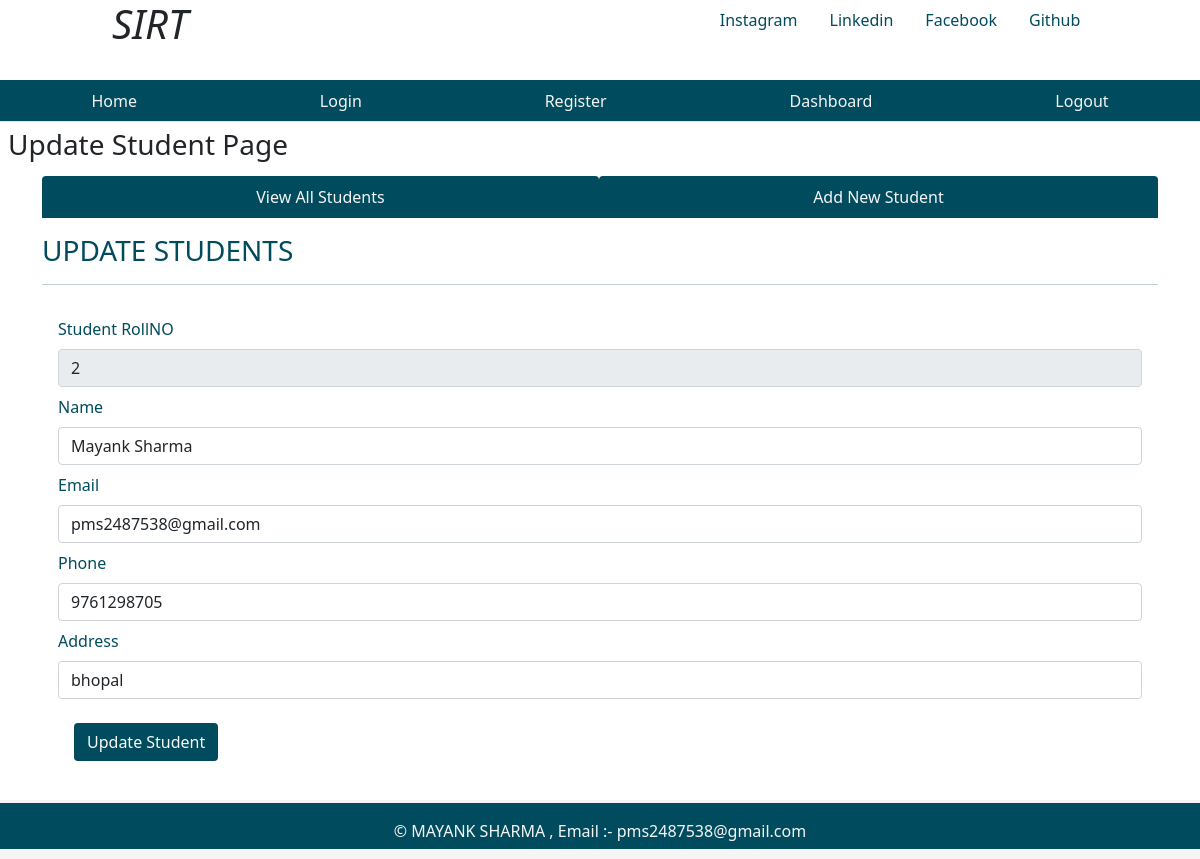
The app's page /fetchone/2 with its own data.
### tables this page shows
CREATE TABLE students (
    empid INTEGER PRIMARY KEY AUTOINCREMENT,
    name TEXT NOT NULL,
    email TEXT,
    phone INTEGER,
    address TEXT,
    joining_date DATE DEFAULT CURRENT_TIMESTAMP,
    total_attendence INTEGER,
    total_fees_paid INTEGER,
    total_fees_pending INTEGER,
    total_assignment_submitted INTEGER
);

### app.py (the view)
@app.route('/fetchone/<int:empid>')
def fetchone(empid):
    user=get_current_user()
    db = get_database()
    stud_cur=db.execute("SELECT * FROM students WHERE empid = :empid", {"empid": empid})
    single_student = stud_cur.fetchone()
    return render_template('updatestudent.html',user=user,single_student=single_student)

### app.py (called while the page is built)
@app.teardown_appcontext
def close_databse(error):
    if hasattr(g,'studentdatabase_db'):
        g.studentdatabase_db.close()

def get_current_user():
    user = None
    if 'user' in session:
        user = session['user']
        db = get_database()
        user_cur = db.execute('select * from users where name = ?',[user])
        user = user_cur.fetchone()
    return user

### database.py (called while the page is built)
def get_database():
    if not hasattr(g, 'studentdatabase_db'):
        g.studentdatabase_db = connect_to_database()
        with g.studentdatabase_db as connection:
            cursor = connection.cursor()
            cursor.execute(CREATE_USERS_TABLE)
            cursor.execute(CREATE_STUDENTS_TABLE)
            connection.commit()  # Commit changes to persist the tables
    return g.studentdatabase_db

def connect_to_database():
    sql = sqlite3.connect('D:/COLLAGE ERP MODEL FLASK/studentdata.db')
    sql.row_factory = sqlite3.Row
    return sql

### templates/updatestudent.html (shortened to what this page needs)
{% from "showlinks.html" import show_links %}
{% from "showlinks.html" import socialmedialinks %}
<!DOCTYPE html>
<html lang="en">
<head>
    <link href="https://cdn.jsdelivr.net/npm/bootstrap@5.1.3/dist/css/bootstrap.min.css" rel="stylesheet">
    <link rel="stylesheet" href="https://cdnjs.cloudflare.com/ajax/libs/font-awesome/6.2.0/css/all.min.css" />
    <link rel="stylesheet" href="https://cdn.jsdelivr.net/npm/bootstrap@5.1.3/dist/css/bootstrap.min.css">
    <link rel="stylesheet" href="{{url_for('static',filename='singlestudent.css')}}" type = "text/css">
</head>
<body>
      <div class="parent">
        <div class="child child1">
            <h1 class="text-center"><i>SIRT</i></h1>
        </div>
        <div class="child child2">
          {{ socialmedialinks() }}
        </div>
        <div class="child child3">
          {{show_links()}}
      </div>
        <div class="child child4">
            <h3 class="m-2">Update Student Page</h3>
        </div>
        <div class="child child5" style="color:rgb(0, 75, 93);">
        </div>
        <div class="child child6left">
        </div>
        <div class="child child6 container " style="color:rgb(0, 75, 93);">
            <ul class="nav nav-tabs nav-fill mb-3">
                <li class="nav-item">
                  <a class="nav-link" style=" background-color:rgb(0, 75, 93); color:whitesmoke;"  href="{{url_for('dashboard')}}">View All Students</a>
                </li>
                <li class="nav-item">
                  <a class="nav-link" style=" background-color:rgb(0, 75, 93); color:whitesmoke;" href="{{url_for('addnewstudent')}}">Add New Student</a>
                </li>
              </ul>
              <div class="table-responsive-lg caption-top">
                <caption><h3>UPDATE STUDENTS</h3></caption>
                 <hr>
                 {%if single_student  %}
                <form class="p-3" action="/updatestudent" method="post" >
                  <div class="mb-2">
                    <label for="empid" class="form-label">Student RollNO</label>
                    <input type="text" class="form-control" id="empid" value="{{single_student['empid']}} " name="empid" readonly>
                  </div>
                    <div class="mb-2">
                      <label for="name" class="form-label">Name</label>
                      <input type="text" class="form-control" id="name" value="{{single_student['name']}}" name="name">
                    </div>
                    <div class="mb-2">
                      <label for="email" class="form-label">Email</label>
                      <input type="email" class="form-control" id="email"  value="{{single_student['email']}}" name="email" >
                    </div>
                    <div class="mb-2">
                        <label for="phone" class="form-label">Phone</label>
                        <input type="text" class="form-control" id="phone"  value="{{single_student['phone']}}" name="phone" >
                      </div>
                      <div class="mb-2">
                        <label for="address" class="form-label">Address</label>
                        <input type="text" class="form-control" id="address"  value="{{single_student['address']}}" name="address" >
                      </div>
            <button type="submit" class="btn text-light m-3" style="background-color:rgb(0, 75, 93);">Update Student</button>
            {%endif%}
                  </form>
              </div>
        </div>
        <div class="child child6right">
        </div>
        <div class="child child7" style="background-color:rgb(0, 75, 93); color:whitesmoke;">
          <p class="p-3 text-center"> &copy; MAYANK SHARMA , Email :- <a href="#" style="color:whitesmoke; text-decoration: none
          ;" >pms2487538@gmail.com</a></p>
      </div>
  </div>
</body>
</html>

### static/singlestudent.css (style rules this page uses)
html, body { height: 100%; background-color:whitesmoke; color:rgb(0, 75, 93); }
.parent { height: 100%; display: grid; grid-template-columns: repeat(4, 1fr); grid-template-rows: 10% 5% 7% auto 7%; }
.child { margin-bottom: 10px; }
.child1 { grid-column: 1/2; grid-row: 1/2; }
.child2 { grid-column: 3/-1; grid-row: 1/2; }
.child3 { grid-column: 1/-1; grid-row: 2/3; }
.child4 { grid-column: 1/2; grid-row: 3/4; }
.child5 { grid-column: 4/5; grid-row: 3/4; text-align:center; }
.child6 { grid-column: 1/-1; grid-row: 4/5; }
.child7 { grid-column: 1/-1; grid-row: 5/6; }

### records on screen
students: empid "2", name "Mayank Sharma", email "pms2487538@gmail.com", phone "9761298705", address "bhopal"
